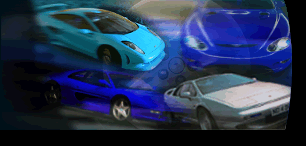
#> input picture mods/class-d/clsc_check.png, 306 x 146 px
$ python label_encode.py ../clsc_check.png out.png
#> lines starting #> are read from the running program, lines starting #| are printed output that depends on the picture
"""Encode a PNG into the NFS2SE class-label FSH format (8-bit idx + 24-bit RGB pal, 123x44)."""
import struct
from PIL import Image

# exact A5/B5/C5 entry header (rec 0x7B, blkNext 0x1534, W123 H44, positioning) and palette header (0x24)
LBL_HDR = bytes.fromhex("7b3415007b002c000100e8ffe7012b00")
PAL_HDR = bytes.fromhex("24000000000101000001000000000000")
W, H = 123, 44

def encode(png_path):
#> called with png_path = '../clsc_check.png'
    im = Image.open(png_path).convert("RGB").resize((W, H), Image.LANCZOS)
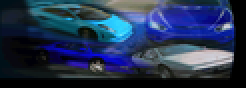
#> im: PIL image 123x44 RGB (shown 2 times larger); mean R, G, B 36.5, 52.1, 81.5
    q = im.quantize(colors=256, method=Image.MEDIANCUT, dither=Image.Dither.NONE)
    idx = q.tobytes()
    pal = q.getpalette()[:256*3]; pal += [0]*(256*3-len(pal))
#> after `pal = q.getpalette()[:256 * 3]`: pal = 768 values, max 255 at index 35, min 0 at index 523, mean 60.88
    coldata = bytes(pal)                       # 24-bit R,G,B (label palette order)
    entry = LBL_HDR + idx + PAL_HDR + coldata
    assert len(idx) == W*H
    assert 16 + len(idx) == 0x1534             # blkNext matches header
    return entry

def render_entry(entry):
    """Round-trip: decode our own entry back to a PIL image."""
    W2,H2 = struct.unpack_from("<HH", entry, 4)
    blk = entry[1]|(entry[2]<<8)|(entry[3]<<16)
    pix = entry[16:16+W2*H2]; pb = blk+16
    pal = [(entry[pb+i*3],entry[pb+i*3+1],entry[pb+i*3+2]) for i in range(256)]
    im = Image.new("RGB",(W2,H2)); im.putdata([pal[p] for p in pix]); return im
#> after `im = Image.new('RGB', (W2, H2))`: im: PIL image 123x44 RGB; every value is 0

if __name__ == "__main__":
    import sys
    e = encode(sys.argv[1])
    render_entry(e).resize((W*4,H*4),Image.NEAREST).save(sys.argv[2])
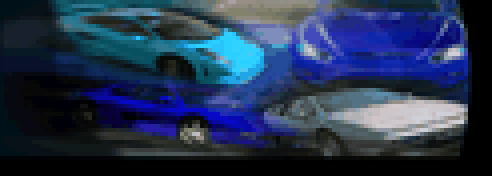
#> saved as out.png: PIL image 492x176 RGB; mean R, G, B 36.5, 52, 81
    print("encoded %s (%d bytes) -> round-trip %s"%(sys.argv[1], len(e), sys.argv[2]))
#| encoded ../clsc_check.png (6212 bytes) -> round-trip out.png
